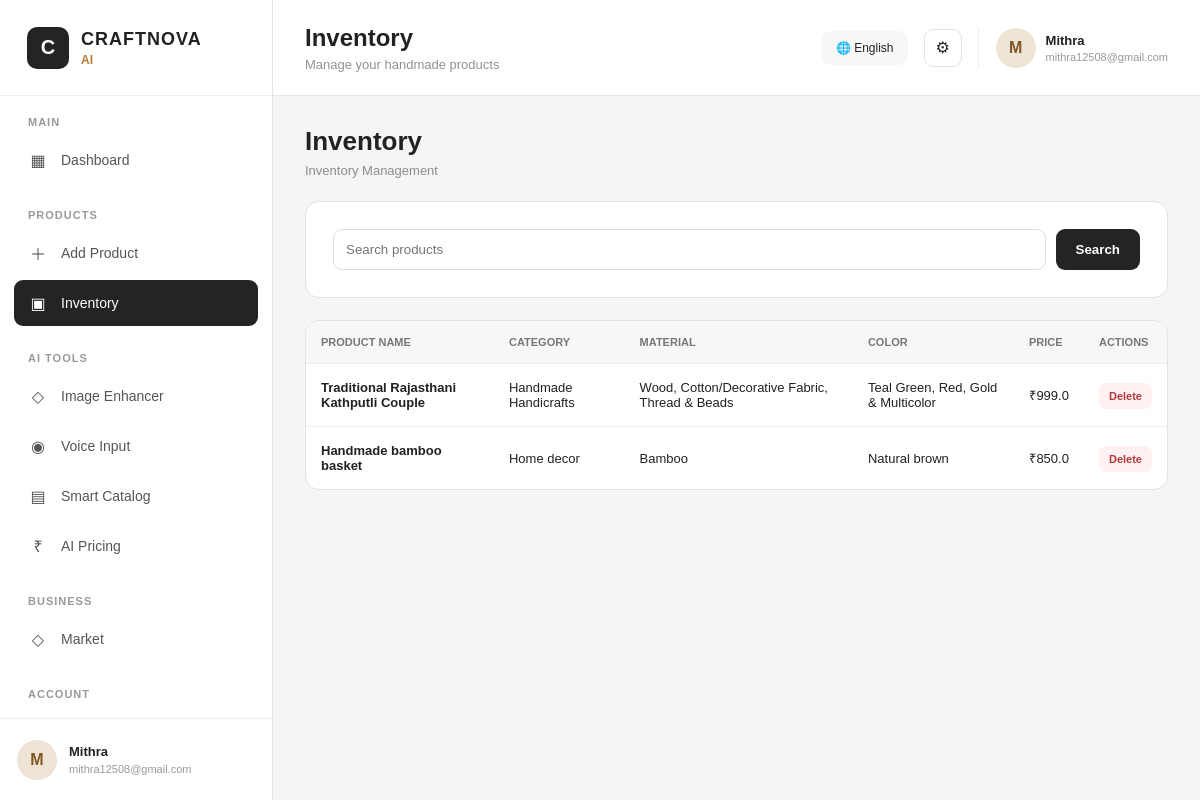
The page /inventory (signed in) on the database its author committed.
### tables this page shows
CREATE TABLE users (
            id INTEGER PRIMARY KEY AUTOINCREMENT,
            name TEXT NOT NULL,
            email TEXT UNIQUE NOT NULL,
            password TEXT NOT NULL,
            language TEXT DEFAULT 'English',
            craft_category TEXT,
            business_name TEXT
        );

CREATE TABLE products (
            id INTEGER PRIMARY KEY AUTOINCREMENT,
            user_id INTEGER NOT NULL,
            product_name TEXT NOT NULL,
            category TEXT,
            material TEXT,
            color TEXT,
            size TEXT,
            description TEXT,
            price REAL,
            original_image TEXT,
            enhanced_image TEXT,
            created_at TIMESTAMP DEFAULT CURRENT_TIMESTAMP,
            FOREIGN KEY (user_id) REFERENCES users(id)
        );

### app.py (the view)
@app.route("/inventory")
def inventory():
    if "user_id" not in session:
        return redirect(
            url_for("login")
        )
    search = request.args.get(
        "search",
        ""
    )
    products = search_inventory(
        session["user_id"],
        search
    )
    return render_template(
        "inventory.html",
        products=products,
        search=search,
        active_page="inventory",
        page_title="Inventory",
        page_subtitle="Manage your handmade products"
    )

### app.py (called while the page is built)
@app.context_processor
def inject_global_data():
    language = "English"
    current_user = None
    if "user_id" in session:
        current_user = get_user_by_id(
            session["user_id"]
        )
        if current_user:
            if current_user[4]:
                language = current_user[4]
    def t(text):
        return translate(
            text,
            language
        )
    return {
        "t": t,
        "current_language": language,
        "current_user": current_user
    }

### database/database.py (called while the page is built)
def get_connection():
    return sqlite3.connect(DATABASE_PATH)

def get_user_by_id(user_id):
    connection = get_connection()
    cursor = connection.cursor()
    cursor.execute("""
        SELECT *
        FROM users
        WHERE id = ?
    """, (user_id,))
    user = cursor.fetchone()
    connection.close()
    return user

def get_products(user_id):
    connection = get_connection()
    cursor = connection.cursor()
    cursor.execute("""
        SELECT *
        FROM products
        WHERE user_id = ?
        ORDER BY created_at DESC
    """, (user_id,))
    products = cursor.fetchall()
    connection.close()
    return products

### models/language.py (called while the page is built)
def translate(key, language="English"):
    language = language if language in TRANSLATIONS else "English"
    if key in TRANSLATIONS[language]:
        return TRANSLATIONS[language][key]
    if key in TRANSLATIONS["English"]:
        return TRANSLATIONS["English"][key]
    return key

### modules/inventory_module.py (called while the page is built, shortened)
def search_inventory(user_id, search=""):
    products = get_products(user_id)
    if not search:
        return products

### templates/inventory.html (shortened to what this page needs)
{% extends "base.html" %}
{% block content %}
<div class="module-heading">
    <h1>{{ t("Inventory") }}</h1>
    <p>{{ t("Inventory Management") }}</p>
</div>
<div class="module-card">
    <form method="GET">
        <div style="display:flex; gap:10px;">
            <input
                type="text"
                name="search"
                value="{{ search }}"
                placeholder="{{ t('Search products') }}"
                style="flex:1; padding:12px; border:1px solid #ddd; border-radius:9px;">
            <button class="primary-btn"
                    type="submit">
                {{ t("Search") }}
            </button>
        </div>
    </form>
</div>
<div class="table-box">
<table>
<thead>
<tr>
<th>{{ t("Product Name") }}</th>
<th>{{ t("Category") }}</th>
<th>{{ t("Material") }}</th>
<th>{{ t("Color") }}</th>
<th>{{ t("Price") }}</th>
<th>{{ t("Actions") }}</th>
</tr>
</thead>
<tbody>
{% for product in products %}
<tr>
<td><strong>{{ product[2] }}</strong></td>
<td>{{ product[3] }}</td>
<td>{{ product[4] }}</td>
<td>{{ product[5] }}</td>
<td>₹{{ product[8] }}</td>
<td>
<a href="{{ url_for('delete_product_route', product_id=product[0]) }}"
   class="delete-btn">
{{ t("Delete") }}
</a>
</td>
</tr>
{% endfor %}
</tbody>
</table>
</div>
{% endblock %}

### templates/base.html (shortened to what this page needs)
<!DOCTYPE html>
<html lang="en">
<head>
    <link rel="stylesheet"
          href="{{ url_for('static', filename='css/style.css') }}">
</head>
<body>
<div class="app-shell">
    <aside class="sidebar">
        <div class="brand">
            <div class="brand-logo">
                C
            </div>
            <div>
                <div class="brand-name">
                    CRAFTNOVA
                </div>
                <div class="brand-ai">
                    AI
                </div>
            </div>
        </div>
        <div class="sidebar-scroll">
            <div class="nav-section">
                <div class="nav-title">
                    MAIN
                </div>
                <a href="{{ url_for('dashboard') }}"
                   class="nav-item {% if active_page == 'dashboard' %}active{% endif %}">
                    <span class="nav-icon">▦</span>
                    <span>{{ t("Dashboard") }}</span>
                </a>
            </div>
            <div class="nav-section">
                <div class="nav-title">
                    PRODUCTS
                </div>
                <a href="{{ url_for('add_product_page') }}"
                   class="nav-item {% if active_page == 'add-product' %}active{% endif %}">
                    <span class="nav-icon">＋</span>
                    <span>{{ t("Add Product") }}</span>
                </a>
                <a href="{{ url_for('inventory') }}"
                   class="nav-item {% if active_page == 'inventory' %}active{% endif %}">
                    <span class="nav-icon">▣</span>
                    <span>{{ t("Inventory") }}</span>
                </a>
            </div>
            <div class="nav-section">
                <div class="nav-title">
                    AI TOOLS
                </div>
                <a href="{{ url_for('image_enhancer') }}"
                   class="nav-item {% if active_page == 'image-enhancer' %}active{% endif %}">
                    <span class="nav-icon">◇</span>
                    <span>{{ t("Image Enhancer") }}</span>
                </a>
                <a href="{{ url_for('voice_input') }}"
                   class="nav-item {% if active_page == 'voice-input' %}active{% endif %}">
                    <span class="nav-icon">◉</span>
                    <span>{{ t("Voice Input") }}</span>
                </a>
                <a href="{{ url_for('catalog') }}"
                   class="nav-item {% if active_page == 'catalog' %}active{% endif %}">
                    <span class="nav-icon">▤</span>
                    <span>{{ t("Smart Catalog") }}</span>
                </a>
                <a href="{{ url_for('pricing') }}"
                   class="nav-item {% if active_page == 'pricing' %}active{% endif %}">
                    <span class="nav-icon">₹</span>
                    <span>{{ t("AI Pricing") }}</span>
                </a>
            </div>
            <div class="nav-section">
                <div class="nav-title">
                    BUSINESS
                </div>
                <a href="{{ url_for('market') }}"
                   class="nav-item {% if active_page == 'market' %}active{% endif %}">
                    <span class="nav-icon">◇</span>
                    <span>{{ t("Market") }}</span>
                </a>
            </div>
            <div class="nav-section">
                <div class="nav-title">
                    ACCOUNT
                </div>
                <a href="{{ url_for('settings') }}"
                   class="nav-item {% if active_page == 'settings' %}active{% endif %}">
                </a>
            </div>
        </div>
        {% if current_user %}
        <div class="sidebar-user">
            <div class="avatar">
                {{ current_user[1][0]|upper }}
            </div>
            <div class="sidebar-user-info">
                <strong>
                    {{ current_user[1] }}
                </strong>
                <span>
                    {{ current_user[2] }}
                </span>
            </div>
        </div>
        {% endif %}
    </aside>
    <main class="main-area">
        <header class="topbar">
            <div>
                <h1>
                    {% if page_title %}
                        {{ t(page_title) }}
                    {% else %}
                        {{ t("Dashboard") }}
                    {% endif %}
                </h1>
                <p>
                    {% if page_subtitle %}
                        {{ t(page_subtitle) }}
                    {% else %}
                        Welcome to CRAFTNOVA AI
                    {% endif %}
                </p>
            </div>
            <div class="topbar-right">
                <div class="language-pill">
                    🌐 {{ current_language }}
                </div>
                <a href="{{ url_for('settings') }}"
                   class="settings-button">
                    ⚙
                </a>
                {% if current_user %}
                <div class="top-user">
                    <div class="top-avatar">
                        {{ current_user[1][0]|upper }}
                    </div>
                    <div>
                        <strong>
                            {{ current_user[1] }}
                        </strong>
                        <span>
                            {{ current_user[2] }}
                        </span>
                    </div>
                </div>
                {% endif %}
            </div>
        </header>
        <section class="page-area">
            {% block content %}
            {% endblock %}
        </section>
    </main>
</div>
</body>
</html>

### static/css/style.css (style rules this page uses)
* { box-sizing: border-box; margin: 0; padding: 0; }
body { font-family: Arial, Helvetica, sans-serif; background: #f5f5f4; color: #222; }
a { text-decoration: none; color: inherit; }
.app-shell { display: flex; min-height: 100vh; }
.sidebar { width: 273px; height: 100vh; position: fixed; left: 0; top: 0; background: #ffffff; border-right: 1px solid #e4e4e4; display: flex; flex-direction: column; z-index: 20; }
.brand { height: 96px; display: flex; align-items: center; gap: 12px; padding: 0 27px; border-bottom: 1px solid #eeeeee; }
.brand-logo { width: 42px; height: 42px; border-radius: 10px; background: #242424; color: white; display: flex; justify-content: center; align-items: center; font-size: 20px; font-weight: bold; }
.brand-name { font-size: 18px; font-weight: 800; letter-spacing: 1px; }
.brand-ai { margin-top: 3px; color: #b27b38; font-size: 12px; font-weight: bold; }
.sidebar-scroll { flex: 1; overflow-y: auto; padding: 20px 14px; }
.nav-section { margin-bottom: 26px; }
.nav-title { font-size: 11px; font-weight: 700; color: #999; letter-spacing: 1px; padding: 0 14px; margin-bottom: 9px; }
.nav-item { height: 46px; margin-bottom: 4px; padding: 0 15px; border-radius: 9px; display: flex; align-items: center; gap: 14px; color: #555; font-size: 14px; transition: all .2s ease; }
.nav-item.active { background: #242424; color: #fff; }
.nav-icon { width: 18px; text-align: center; font-size: 16px; }
.sidebar-user { height: 82px; border-top: 1px solid #eeeeee; padding: 15px 17px; display: flex; align-items: center; gap: 12px; }
.avatar, .top-avatar { border-radius: 50%; display: flex; justify-content: center; align-items: center; font-weight: 700; }
.avatar { width: 40px; height: 40px; background: #eee4d6; color: #805522; }
.sidebar-user-info { min-width: 0; display: flex; flex-direction: column; }
.sidebar-user-info strong { font-size: 13px; }
.sidebar-user-info span { margin-top: 4px; color: #999; font-size: 11px; white-space: nowrap; overflow: hidden; text-overflow: ellipsis; }
.main-area { margin-left: 273px; width: calc(100% - 273px); min-height: 100vh; }
.topbar { height: 96px; background: #fff; border-bottom: 1px solid #e5e5e5; padding: 0 32px; display: flex; justify-content: space-between; align-items: center; }
.topbar h1 { font-size: 24px; margin-bottom: 5px; }
.topbar p { color: #929292; font-size: 13px; }
.topbar-right { display: flex; align-items: center; gap: 16px; }
.language-pill { padding: 10px 14px; background: #f7f7f6; border-radius: 9px; font-size: 12px; }
.settings-button { width: 38px; height: 38px; border: 1px solid #e4e4e4; border-radius: 9px; display: flex; align-items: center; justify-content: center; }
.top-user { border-left: 1px solid #eeeeee; padding-left: 17px; display: flex; align-items: center; gap: 10px; }
.top-avatar { width: 40px; height: 40px; background: #eee4d6; color: #805522; }
.top-user div:last-child { display: flex; flex-direction: column; }
.top-user strong { font-size: 13px; }
.top-user span { margin-top: 3px; color: #999; font-size: 11px; }
.page-area { padding: 30px 32px 45px; }
.module-heading { margin-bottom: 23px; }
.module-heading h1 { font-size: 26px; margin-bottom: 6px; }
.module-heading p { color: #8c8c8c; font-size: 13px; }
.module-card { background: #fff; border: 1px solid #e3e3e3; border-radius: 14px; padding: 27px; margin-bottom: 22px; }
.primary-btn { border: none; border-radius: 9px; background: #242424; color: #fff; padding: 12px 20px; font-weight: 700; cursor: pointer; }
.table-box { background: white; border: 1px solid #e3e3e3; border-radius: 14px; overflow: hidden; }
.table-box table { width: 100%; border-collapse: collapse; }
.table-box th { background: #f7f7f6; text-align: left; padding: 15px; font-size: 11px; color: #777; text-transform: uppercase; }
.table-box td { padding: 16px 15px; border-top: 1px solid #eeeeee; font-size: 13px; }
.delete-btn { color: #b23a3a; background: #fff1f1; padding: 7px 10px; border-radius: 7px; font-size: 11px; font-weight: 700; }

### rows shown on the page
users: name "M", name "Mithra", email "mithra12508@gmail.com", language "English"
products: product_name "Traditional Rajasthani Kathputli Couple", category "Handmade Handicrafts", material "Wood, Cotton/Decorative Fabric, Thread & Beads", color "Teal Green, Red, Gold & Multicolor", price "999.0", t "Delete"
products: product_name "Handmade bamboo basket", category "Home decor", material "Bamboo", color "Natural brown", price "850.0", t "Delete"

### other values the page prints
{{ t("Dashboard") }} "Dashboard"
{{ t("Add Product") }} "Add Product"
{{ t("Inventory") }} "Inventory"
{{ t("Image Enhancer") }} "Image Enhancer"
{{ t("Voice Input") }} "Voice Input"
{{ t("Smart Catalog") }} "Smart Catalog"
{{ t("AI Pricing") }} "AI Pricing"
{{ t("Market") }} "Market"
{{ t(page_title) }} "Inventory"
{{ t(page_subtitle) }} "Manage your handmade products"
{{ t("Inventory Management") }} "Inventory Management"
{{ t("Search") }} "Search"
{{ t("Product Name") }} "PRODUCT NAME"
{{ t("Category") }} "CATEGORY"
{{ t("Material") }} "MATERIAL"
